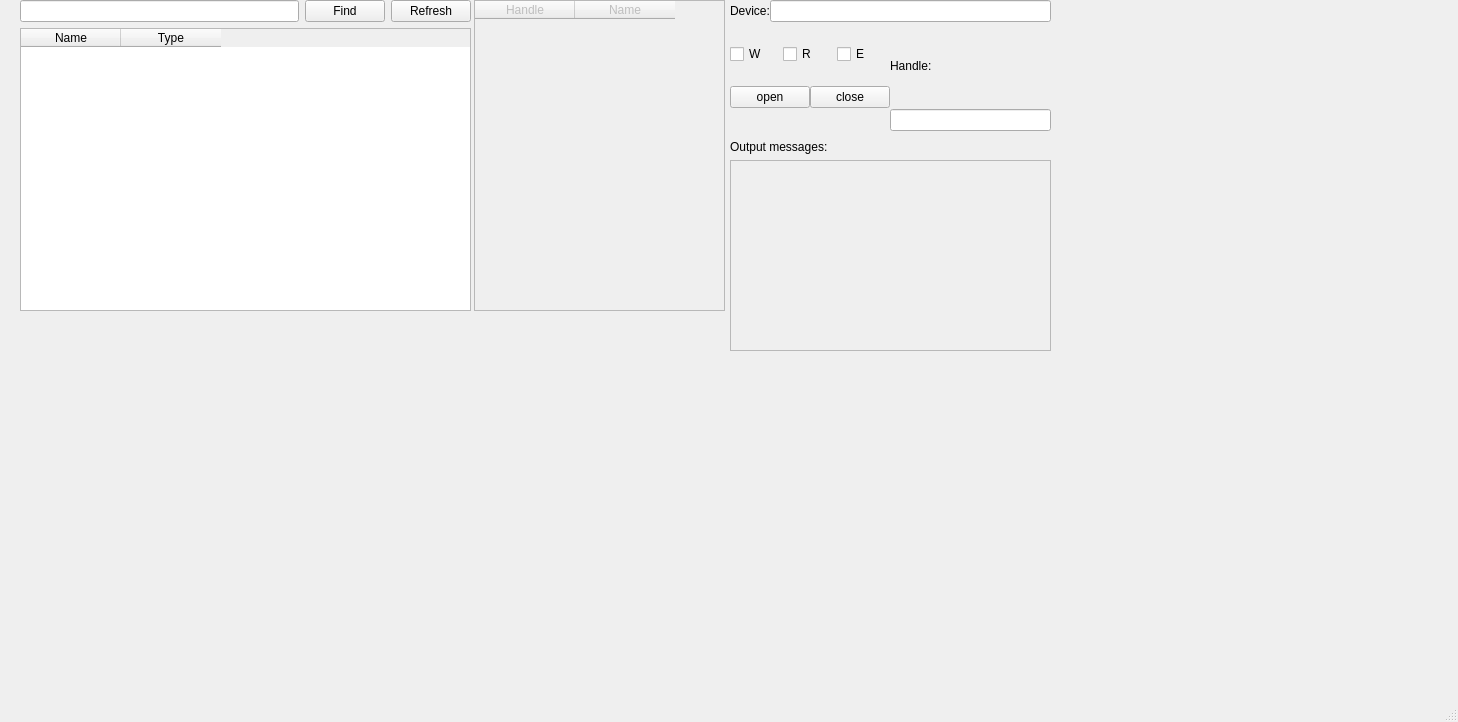
<?xml version="1.0" encoding="UTF-8"?>
<ui version="4.0">
 <class>MainWindow</class>
 <widget class="QMainWindow" name="MainWindow">
  <property name="geometry">
   <rect>
    <x>0</x>
    <y>0</y>
    <width>1458</width>
    <height>722</height>
   </rect>
  </property>
  <property name="windowTitle">
   <string>MainWindow</string>
  </property>
  <property name="styleSheet">
   <string notr="true"/>
  </property>
  <widget class="QWidget" name="centralwidget">
   <widget class="QWidget" name="verticalLayoutWidget">
    <property name="geometry">
     <rect>
      <x>20</x>
      <y>0</y>
      <width>451</width>
      <height>311</height>
     </rect>
    </property>
    <layout class="QVBoxLayout" name="verticalLayout">
     <item>
      <layout class="QHBoxLayout" name="horizontalLayout">
       <item>
        <widget class="QLineEdit" name="findDeviceLineEdit"/>
       </item>
       <item>
        <widget class="QPushButton" name="findDeviceButton">
         <property name="text">
          <string>Find</string>
         </property>
        </widget>
       </item>
       <item>
        <widget class="QPushButton" name="refreshDeviceButton">
         <property name="text">
          <string>Refresh</string>
         </property>
        </widget>
       </item>
      </layout>
     </item>
     <item>
      <widget class="QTableWidget" name="tableOfObjects">
       <column>
        <property name="text">
         <string>Name</string>
        </property>
       </column>
       <column>
        <property name="text">
         <string>Type</string>
        </property>
       </column>
      </widget>
     </item>
    </layout>
   </widget>
   <widget class="QTableWidget" name="openedDevicesTableWidget">
    <property name="enabled">
     <bool>false</bool>
    </property>
    <property name="geometry">
     <rect>
      <x>474</x>
      <y>0</y>
      <width>251</width>
      <height>311</height>
     </rect>
    </property>
    <column>
     <property name="text">
      <string>Handle</string>
     </property>
    </column>
    <column>
     <property name="text">
      <string>Name</string>
     </property>
    </column>
   </widget>
   <widget class="QWidget" name="verticalLayoutWidget_4">
    <property name="geometry">
     <rect>
      <x>730</x>
      <y>0</y>
      <width>321</width>
      <height>131</height>
     </rect>
    </property>
    <layout class="QVBoxLayout" name="verticalLayout_5">
     <property name="spacing">
      <number>0</number>
     </property>
     <item>
      <layout class="QHBoxLayout" name="horizontalLayout_5">
       <item>
        <widget class="QLabel" name="label_2">
         <property name="text">
          <string>Device:</string>
         </property>
        </widget>
       </item>
       <item>
        <widget class="QLineEdit" name="curDeviceLineEdit">
         <property name="text">
          <string/>
         </property>
        </widget>
       </item>
      </layout>
     </item>
     <item>
      <layout class="QHBoxLayout" name="horizontalLayout_4">
       <property name="spacing">
        <number>0</number>
       </property>
       <item>
        <layout class="QVBoxLayout" name="verticalLayout_3">
         <property name="spacing">
          <number>0</number>
         </property>
         <item>
          <layout class="QHBoxLayout" name="horizontalLayout_2">
           <property name="spacing">
            <number>0</number>
           </property>
           <item>
            <widget class="QCheckBox" name="writeCheckBox">
             <property name="text">
              <string>W</string>
             </property>
            </widget>
           </item>
           <item>
            <widget class="QCheckBox" name="readCheckBox">
             <property name="text">
              <string>R</string>
             </property>
            </widget>
           </item>
           <item>
            <widget class="QCheckBox" name="execCheckBox">
             <property name="text">
              <string>E</string>
             </property>
            </widget>
           </item>
          </layout>
         </item>
         <item>
          <layout class="QHBoxLayout" name="horizontalLayout_3">
           <property name="spacing">
            <number>0</number>
           </property>
           <item>
            <widget class="QPushButton" name="CreateDevicePushButton">
             <property name="text">
              <string>open</string>
             </property>
            </widget>
           </item>
           <item>
            <widget class="QPushButton" name="closeDevicePushButton">
             <property name="text">
              <string>close</string>
             </property>
            </widget>
           </item>
          </layout>
         </item>
        </layout>
       </item>
       <item>
        <layout class="QVBoxLayout" name="verticalLayout_4">
         <property name="spacing">
          <number>0</number>
         </property>
         <item>
          <widget class="QLabel" name="label_3">
           <property name="maximumSize">
            <size>
             <width>16770000</width>
             <height>96</height>
            </size>
           </property>
           <property name="text">
            <string>Handle:</string>
           </property>
          </widget>
         </item>
         <item>
          <widget class="QLineEdit" name="curHandleLineEdit">
           <property name="text">
            <string/>
           </property>
          </widget>
         </item>
        </layout>
       </item>
      </layout>
     </item>
    </layout>
   </widget>
   <widget class="QWidget" name="verticalLayoutWidget_5">
    <property name="geometry">
     <rect>
      <x>730</x>
      <y>140</y>
      <width>321</width>
      <height>211</height>
     </rect>
    </property>
    <layout class="QVBoxLayout" name="verticalLayout_6">
     <item>
      <widget class="QLabel" name="label">
       <property name="text">
        <string>Output messages:</string>
       </property>
      </widget>
     </item>
     <item>
      <widget class="QTextBrowser" name="outputTextBrowser">
       <property name="enabled">
        <bool>false</bool>
       </property>
      </widget>
     </item>
    </layout>
   </widget>
  </widget>
  <widget class="QMenuBar" name="menubar">
   <property name="geometry">
    <rect>
     <x>0</x>
     <y>0</y>
     <width>1458</width>
     <height>21</height>
    </rect>
   </property>
  </widget>
  <widget class="QStatusBar" name="statusbar"/>
 </widget>
 <resources/>
 <connections/>
</ui>
